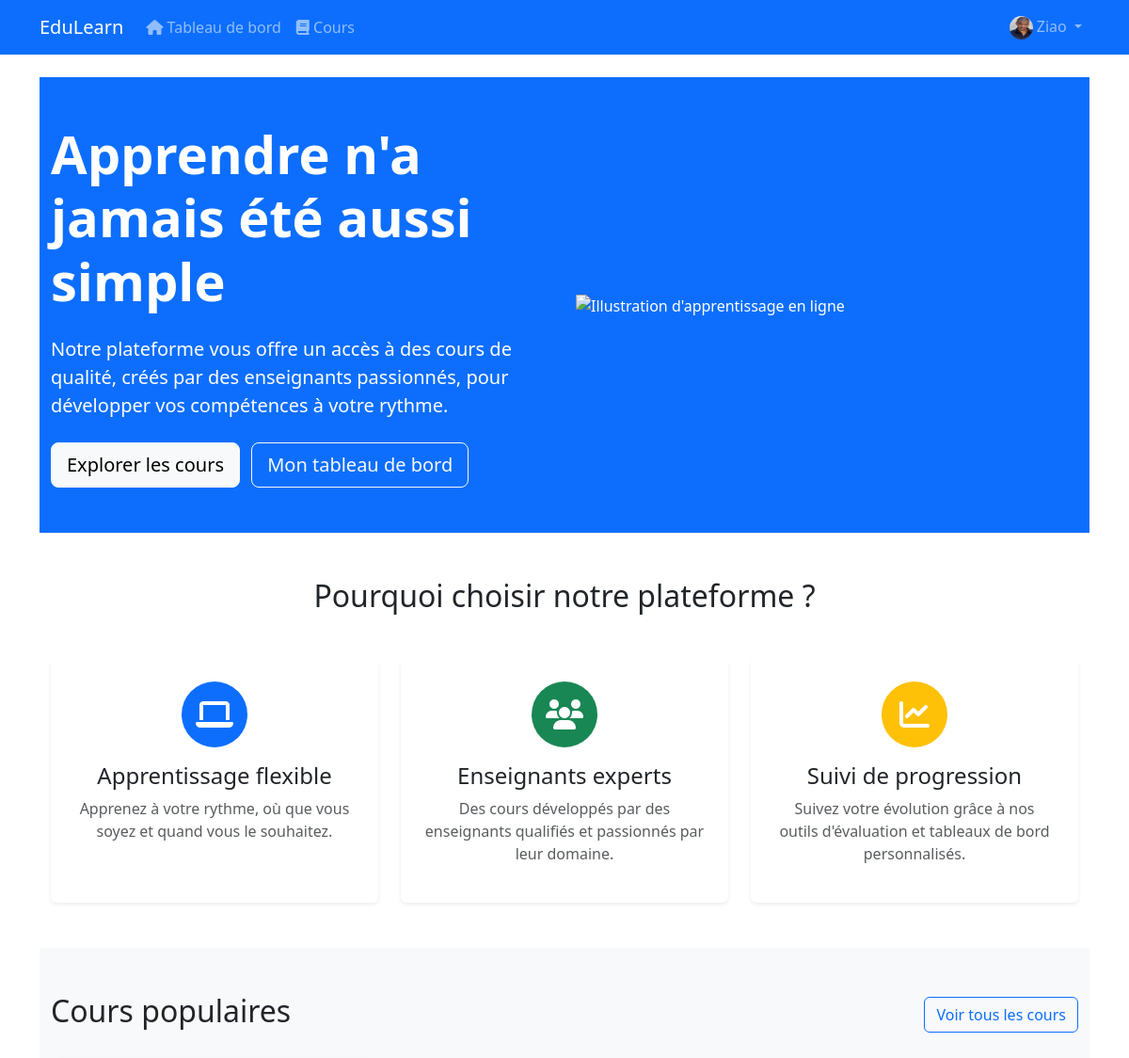
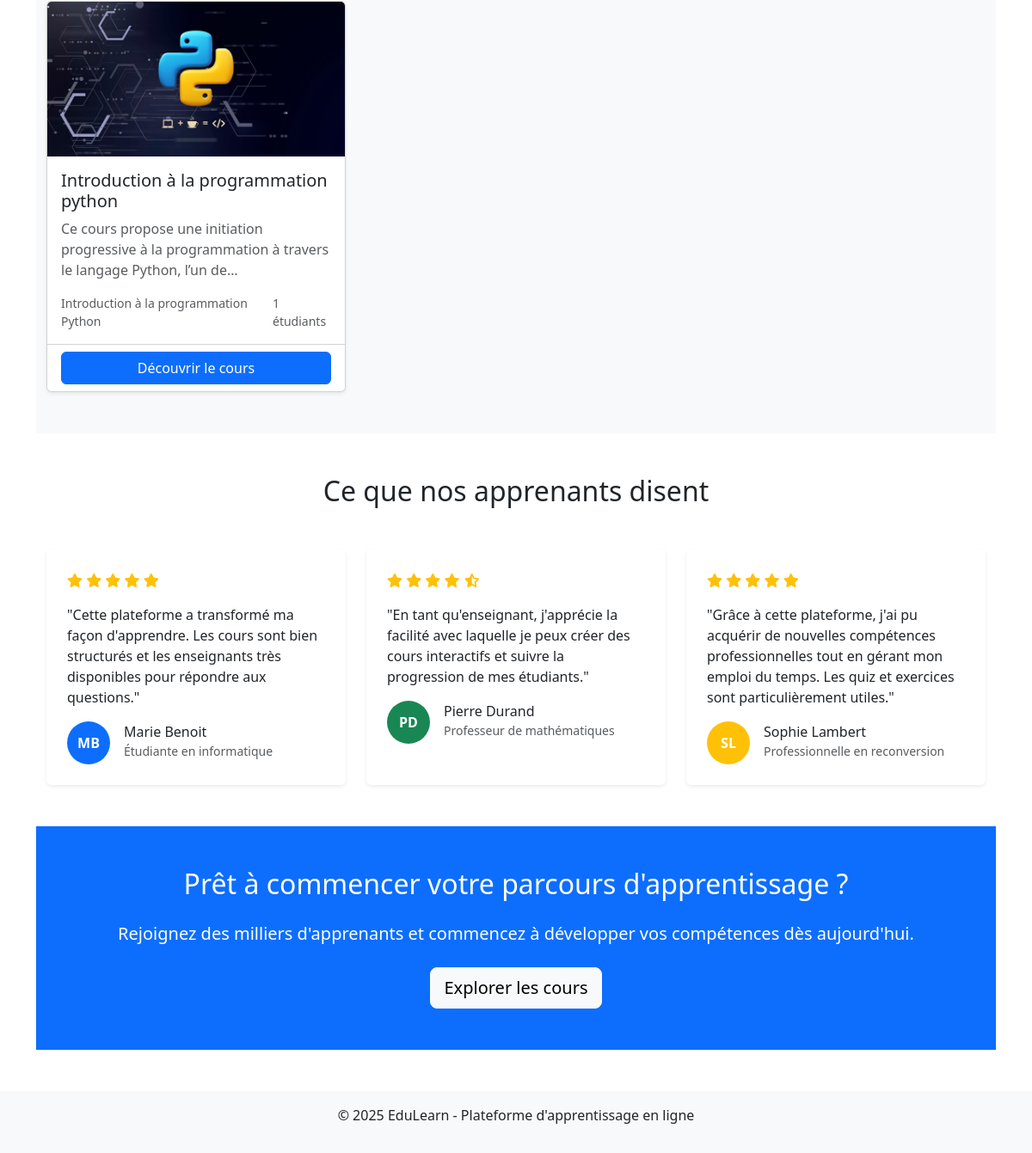
The page / (signed in) on the database its author committed (2 pictures, top to bottom).
### users/models.py (models this page shows, shortened)
class User(AbstractUser):
    STUDENT = 'student'
    TEACHER = 'teacher'
    ADMIN = 'admin'
    ROLE_CHOICES = [
        (STUDENT, 'Élève'),
        (TEACHER, 'Enseignant'),
        (ADMIN, 'Administrateur'),
    ]
    role = models.CharField(max_length=10, choices=ROLE_CHOICES, default=STUDENT)
    profile_pic = models.ImageField(upload_to='profile_pics', blank=True, null=True)
    bio = models.TextField(blank=True, null=True)
    def is_admin_user(self):
        return self.role == self.ADMIN and self.is_active

### courses/models.py (models this page shows, shortened)
class Course(models.Model):
    title = models.CharField(max_length=200)
    subject = models.ForeignKey(Subject, on_delete=models.CASCADE, related_name='courses')
    teacher = models.ForeignKey(User, on_delete=models.CASCADE, related_name='courses_teaching')
    description = models.TextField()
    image = models.ImageField(upload_to='course_images', blank=True, null=True)
    created_at = models.DateTimeField(auto_now_add=True)
    updated_at = models.DateTimeField(auto_now=True)
    students = models.ManyToManyField(User, related_name='courses_enrolled', blank=True)

class Subject(models.Model):
    name = models.CharField(max_length=100)
    description = models.TextField(blank=True, null=True)

### edulearn_project/views.py (the view)
# urls.py: path('', home_view, name='home'),
def home_view(request):
    popular_courses = Course.objects.all().order_by('-students')[:3]
    context = {
        'popular_courses': popular_courses,
    }
    return render(request, 'home.html', context)

### templates/home.html (shortened to what this page needs)
{% extends 'base.html' %}
{% load static %}
{% block content %}
<div class="hero-section bg-primary text-white py-5">
    <div class="container">
        <div class="row align-items-center">
            <div class="col-lg-6">
                <h1 class="display-4 fw-bold">Apprendre n'a jamais été aussi simple</h1>
                <p class="lead my-4">Notre plateforme vous offre un accès à des cours de qualité, créés par des enseignants passionnés, pour développer vos compétences à votre rythme.</p>
                {% if not user.is_authenticated %}
                <div class="mt-4">
                    <a href="{% url 'users:register' %}" class="btn btn-light btn-lg me-2">S'inscrire gratuitement</a>
                    <a href="{% url 'users:login' %}" class="btn btn-outline-light btn-lg">Se connecter</a>
                </div>
                {% else %}
                <div class="mt-4">
                    <a href="{% url 'courses:course_list' %}" class="btn btn-light btn-lg me-2">Explorer les cours</a>
                    <a href="{% url 'dashboard:home' %}" class="btn btn-outline-light btn-lg">Mon tableau de bord</a>
                </div>
                {% endif %}
            </div>
            <div class="col-lg-6 d-none d-lg-block">
                <img src="{% static 'images/2.jpg' %}" alt="Illustration d'apprentissage en ligne" class="img-fluid">
            </div>
        </div>
    </div>
</div>
<div class="features-section py-5">
    <div class="container">
        <h2 class="text-center mb-5">Pourquoi choisir notre plateforme ?</h2>
        <div class="row g-4">
            <div class="col-md-4">
                <div class="card h-100 border-0 shadow-sm">
                    <div class="card-body text-center p-4">
                        <div class="feature-icon bg-primary text-white rounded-circle mb-3 mx-auto d-flex align-items-center justify-content-center" style="width: 70px; height: 70px;">
                            <i class="fas fa-laptop fa-2x"></i>
                        </div>
                        <h4>Apprentissage flexible</h4>
                        <p class="text-muted">Apprenez à votre rythme, où que vous soyez et quand vous le souhaitez.</p>
                    </div>
                </div>
            </div>
            <div class="col-md-4">
                <div class="card h-100 border-0 shadow-sm">
                    <div class="card-body text-center p-4">
                        <div class="feature-icon bg-success text-white rounded-circle mb-3 mx-auto d-flex align-items-center justify-content-center" style="width: 70px; height: 70px;">
                            <i class="fas fa-users fa-2x"></i>
                        </div>
                        <h4>Enseignants experts</h4>
                        <p class="text-muted">Des cours développés par des enseignants qualifiés et passionnés par leur domaine.</p>
                    </div>
                </div>
            </div>
            <div class="col-md-4">
                <div class="card h-100 border-0 shadow-sm">
                    <div class="card-body text-center p-4">
                        <div class="feature-icon bg-warning text-white rounded-circle mb-3 mx-auto d-flex align-items-center justify-content-center" style="width: 70px; height: 70px;">
                            <i class="fas fa-chart-line fa-2x"></i>
                        </div>
                        <h4>Suivi de progression</h4>
                        <p class="text-muted">Suivez votre évolution grâce à nos outils d'évaluation et tableaux de bord personnalisés.</p>
                    </div>
                </div>
            </div>
        </div>
    </div>
</div>
<div class="courses-preview py-5 bg-light">
    <div class="container">
        <div class="d-flex justify-content-between align-items-center mb-4">
            <h2>Cours populaires</h2>
            <a href="{% url 'courses:course_list' %}" class="btn btn-outline-primary">Voir tous les cours</a>
        </div>
        <div class="row g-4">
            {% if popular_courses %}
                {% for course in popular_courses %}
                    <div class="col-md-4">
                        <div class="card h-100 shadow-sm">
                            {% if course.image %}
                                <img src="{{ course.image.url }}" class="card-img-top" alt="{{ course.title }}" style="height: 180px; object-fit: cover;">
                            {% else %}
                                <div class="bg-secondary text-white d-flex align-items-center justify-content-center" style="height: 180px;">
                                    <i class="fas fa-book fa-3x"></i>
                                </div>
                            {% endif %}
                            <div class="card-body">
                                <h5 class="card-title">{{ course.title }}</h5>
                                <p class="card-text text-muted">{{ course.description|truncatechars:100 }}</p>
                                <div class="d-flex justify-content-between align-items-center">
                                    <small class="text-muted">{{ course.subject.name }}</small>
                                    <small class="text-muted">{{ course.students.count }} étudiants</small>
                                </div>
                            </div>
                            <div class="card-footer bg-white">
                                <a href="{% url 'courses:course_detail' course.id %}" class="btn btn-primary w-100">Découvrir le cours</a>
                            </div>
                        </div>
                    </div>
                {% endfor %}
            {% else %}
                <div class="col-12 text-center py-5">
                    <p class="text-muted">Aucun cours disponible pour le moment.</p>
                </div>
            {% endif %}
        </div>
    </div>
</div>
<div class="testimonials py-5">
    <div class="container">
        <h2 class="text-center mb-5">Ce que nos apprenants disent</h2>
        <div class="row g-4">
            <div class="col-md-4">
                <div class="card h-100 border-0 shadow-sm">
                    <div class="card-body p-4">
                        <div class="d-flex mb-3">
                            <div class="text-warning">
                                <i class="fas fa-star"></i>
                                <i class="fas fa-star"></i>
                                <i class="fas fa-star"></i>
                                <i class="fas fa-star"></i>
                                <i class="fas fa-star"></i>
                            </div>
                        </div>
                        <p class="card-text mb-3">"Cette plateforme a transformé ma façon d'apprendre. Les cours sont bien structurés et les enseignants très disponibles pour répondre aux questions."</p>
                        <div class="d-flex align-items-center">
                            <div class="bg-primary text-white rounded-circle d-flex align-items-center justify-content-center me-3" style="width: 50px; height: 50px;">
                                <span class="fw-bold">MB</span>
                            </div>
                            <div>
                                <h6 class="mb-0">Marie Benoit</h6>
                                <small class="text-muted">Étudiante en informatique</small>
                            </div>
                        </div>
                    </div>
                </div>
            </div>
            <div class="col-md-4">
                <div class="card h-100 border-0 shadow-sm">
                    <div class="card-body p-4">
                        <div class="d-flex mb-3">
                            <div class="text-warning">
                                <i class="fas fa-star"></i>
                                <i class="fas fa-star"></i>
                                <i class="fas fa-star"></i>
                                <i class="fas fa-star"></i>
                                <i class="fas fa-star-half-alt"></i>
                            </div>
                        </div>
                        <p class="card-text mb-3">"En tant qu'enseignant, j'apprécie la facilité avec laquelle je peux créer des cours interactifs et suivre la progression de mes étudiants."</p>
                        <div class="d-flex align-items-center">
                            <div class="bg-success text-white rounded-circle d-flex align-items-center justify-content-center me-3" style="width: 50px; height: 50px;">
                                <span class="fw-bold">PD</span>
                            </div>
                            <div>
                                <h6 class="mb-0">Pierre Durand</h6>
                                <small class="text-muted">Professeur de mathématiques</small>
                            </div>
                        </div>
                    </div>
                </div>
            </div>
            <div class="col-md-4">
                <div class="card h-100 border-0 shadow-sm">
                    <div class="card-body p-4">
                        <div class="d-flex mb-3">
                            <div class="text-warning">
                                <i class="fas fa-star"></i>
                                <i class="fas fa-star"></i>
                                <i class="fas fa-star"></i>
                                <i class="fas fa-star"></i>
                                <i class="fas fa-star"></i>
                            </div>
                        </div>
                        <p class="card-text mb-3">"Grâce à cette plateforme, j'ai pu acquérir de nouvelles compétences professionnelles tout en gérant mon emploi du temps. Les quiz et exercices sont particulièrement utiles."</p>
                        <div class="d-flex align-items-center">
                            <div class="bg-warning text-white rounded-circle d-flex align-items-center justify-content-center me-3" style="width: 50px; height: 50px;">
                                <span class="fw-bold">SL</span>
                            </div>
                            <div>
                                <h6 class="mb-0">Sophie Lambert</h6>
                                <small class="text-muted">Professionnelle en reconversion</small>
                            </div>
                        </div>
                    </div>
                </div>
            </div>
        </div>
    </div>
</div>
<div class="cta-section py-5 bg-primary text-white text-center">
    <div class="container">
        <h2 class="mb-4">Prêt à commencer votre parcours d'apprentissage ?</h2>
        <p class="lead mb-4">Rejoignez des milliers d'apprenants et commencez à développer vos compétences dès aujourd'hui.</p>
        {% if not user.is_authenticated %}
        <div>
            <a href="{% url 'users:register' %}" class="btn btn-light btn-lg me-2">S'inscrire gratuitement</a>
            <a href="{% url 'courses:course_list' %}" class="btn btn-outline-light btn-lg">Explorer les cours</a>
        </div>
        {% else %}
        <div>
            <a href="{% url 'courses:course_list' %}" class="btn btn-light btn-lg">Explorer les cours</a>
        </div>
        {% endif %}
    </div>
</div>
{% endblock %}

### templates/base.html (shortened to what this page needs)
<!DOCTYPE html>
<html lang="fr">
<head>
    <link href="https://cdn.jsdelivr.net/npm/bootstrap@5.3.0/dist/css/bootstrap.min.css" rel="stylesheet">
    <link rel="stylesheet" href="https://cdnjs.cloudflare.com/ajax/libs/font-awesome/6.4.0/css/all.min.css">
</head>
<body>
    <nav class="navbar navbar-expand-lg navbar-dark bg-primary">
        <div class="container">
            <a class="navbar-brand" href="{% url 'home' %}">EduLearn</a>
            <div class="collapse navbar-collapse" id="navbarNav">
                <ul class="navbar-nav">
                    {% if user.is_authenticated %}
                        <li class="nav-item">
                            <a class="nav-link" href="{% url 'dashboard:home' %}">
                                <i class="fas fa-home"></i> Tableau de bord
                            </a>
                        </li>
                        <li class="nav-item">
                            <a class="nav-link" href="{% url 'courses:course_list' %}">
                                <i class="fas fa-book"></i> Cours
                            </a>
                        </li>
                    {% endif %}
                </ul>
                <ul class="navbar-nav ms-auto">
                    {% if user.is_authenticated %}
                        <li class="nav-item dropdown">
                            <a class="nav-link dropdown-toggle" href="#" id="userDropdown" role="button" data-bs-toggle="dropdown">
                                {% if user.profile_pic %}
                                    <img src="{{ user.profile_pic.url }}" alt="Profile" class="rounded-circle" style="width: 25px; height: 25px;">
                                {% else %}
                                    <i class="fas fa-user-circle"></i>
                                {% endif %}
                                {{ user.username }}
                            </a>
                        </li>
                    {% endif %}
                </ul>
            </div>
        </div>
    </nav>
    <div class="container mt-4">
        {% block content %}{% endblock %}
    </div>
    <footer class="mt-5 py-3 bg-light text-center">
        <div class="container">
            <p>&copy; {% now "Y" %} EduLearn - Plateforme d'apprentissage en ligne</p>
        </div>
    </footer>
</body>
</html>

### rows shown on the page
User: profile_pic (picture), username "Ziao"
Course: image (picture), title "Introduction à la programmation python", description "Ce cours propose une initiation progressive à la programmation à travers le langage Python, l’un de…", subject.name "Introduction à la programmation Python", students.count "1"
